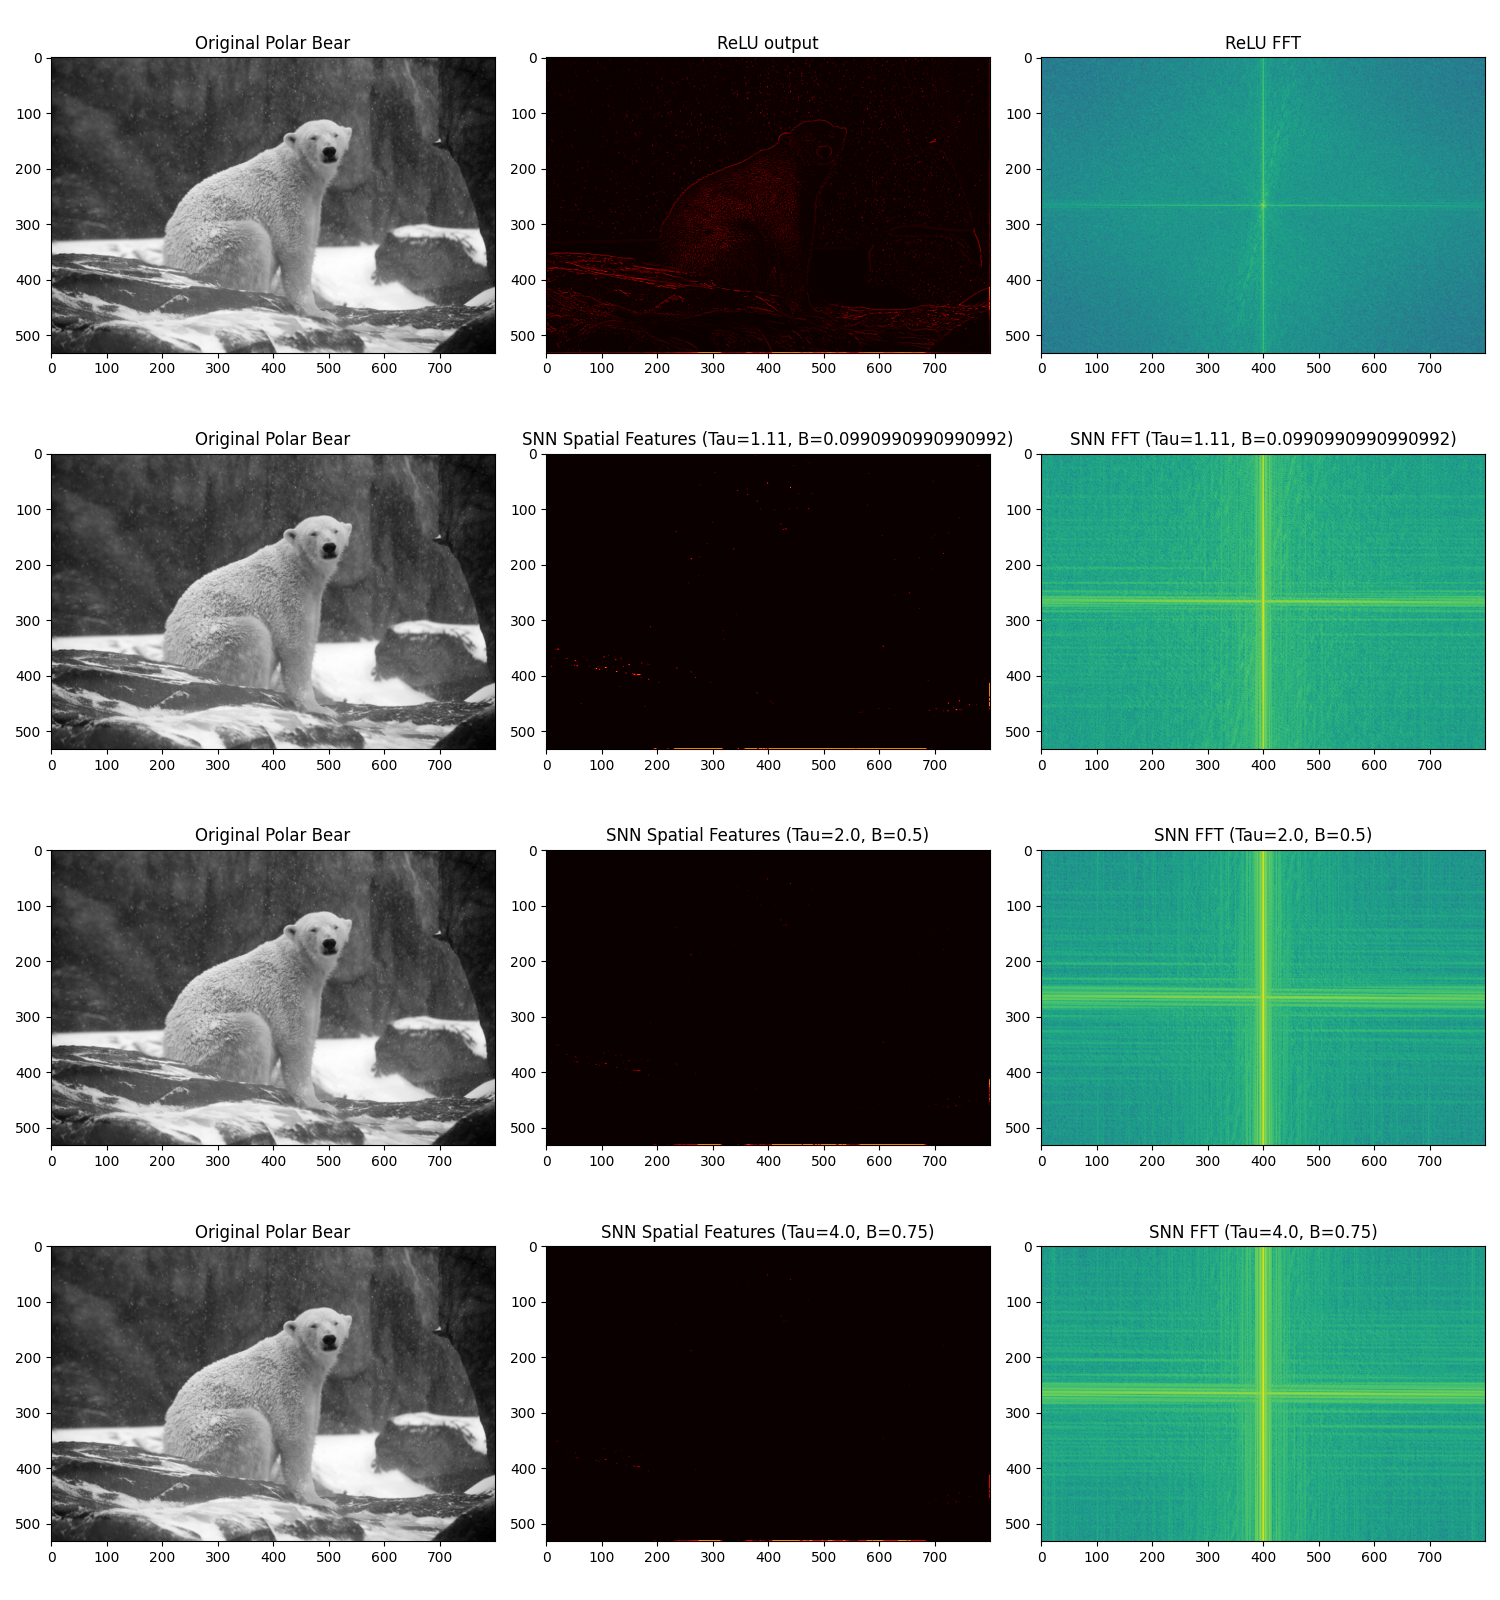

Recreate this plot in Python.
import torch
import torch.nn as nn
import matplotlib.pyplot as plt
from spikingjelly.clock_driven.neuron import MultiStepLIFNode #T = timesteps, B= batch size, C = channels
import math
from spikingjelly.clock_driven.neuron import MultiStepIFNode
import urllib.request
from PIL import Image, UnidentifiedImageError
import torchvision.transforms as transforms


"""This file currently replicates Figure 2 of the paper, showing the frequency response of the SNN"""

def load_image(T=16):
    """Downloads a polar bear image and prepares it for the SNN"""

    url = "https://upload.wikimedia.org/wikipedia/commons/2/20/Eisb%C3%A4r_%28Ursus_maritimus%29_im_Schnee.jpg"
    
    # Wikimedia requires a User-Agent header
    req = urllib.request.Request(url, headers={'User-Agent': 'Mozilla/5.0'})
    with urllib.request.urlopen(req) as response:
        with open("polar_bear.jpg", "wb") as f:
            f.write(response.read())

    # grayscale it
    img = Image.open("polar_bear.jpg").convert("L")

    preprocess = transforms.Compose([transforms.Resize((532, 800)), transforms.ToTensor()])

    # Prepare shape from [B, C, H, W] to [1, 1, 32, 32]
    img_tensor = preprocess(img).unsqueeze(0)

    spiking_input = img_tensor.repeat(T, 1, 1, 1, 1)

    return img_tensor, spiking_input


def freq_analysis(tau_vals = [1.11, 2.0, 4.0], T=16):
    #tau_vals correspon to beta values [0.1, 0.5, 0.75]
    static_img,spiking_img = load_image(T)

    # use Laplacian edge-detector (a filter which is a specific weight matrix below) to strongly pick up high frequencies

    conv = nn.Conv2d(1, 1, kernel_size=3, padding=1, bias=False)
    conv.weight.data = torch.tensor([[[[-1., -1., -1.], [-1., 8., -1.], [-1., -1., -1.]]]])

    fig, axes = plt.subplots(len(tau_vals) + 1, 3, figsize=(15, 4 * (len(tau_vals) + 1)))

    # ANN basline with ReLU ===============================
    relu = nn.ReLU()
    
    # pass 2d static image: conv -> relu
    relu_out = relu(conv(static_img))

    # 2d FFT on ReLU feature map. Using fftshift to put low freqs in the center

    relu_fft = torch.fft.fftshift(torch.fft.fft2(relu_out.squeeze()))

    # Log scale for viewing 2d freq. spectrums
    relu_amp = torch.log(torch.abs(relu_fft) + 1e-8)

    axes[0, 0].imshow(static_img.squeeze(), cmap="gray")
    axes[0, 0].set_title("Original Polar Bear")

    axes[0, 1].imshow(relu_out.squeeze().detach().numpy(), cmap='hot')
    axes[0, 1].set_title("ReLU output")

    axes[0, 2].imshow(relu_amp.detach().numpy(), cmap='viridis')
    axes[0, 2].set_title("ReLU FFT")

    


    # SNN pipeline (LIF) ==============================

    for i, tau in enumerate(tau_vals):
        lif = MultiStepLIFNode(tau=tau, detach_reset=True, backend="torch")

        # pass spiking image: conv -> lif
        # first apply conv to every time step
        conv_out_spiking = conv(static_img).repeat(T, 1, 1, 1, 1)

        lif_out = lif(conv_out_spiking)
        lif.reset()

        # avg spikes over time to get final firing rate feature map

        lif_feature_map = lif_out.mean(0)

        # 2d FFT on LIF feature map
        lif_fft = torch.fft.fftshift(torch.fft.fft2(lif_feature_map.squeeze()))
        lif_amp = torch.log(torch.abs(lif_fft) + 1e-8)

        axes[i+1, 0].imshow(static_img.squeeze(), cmap="gray")
        axes[i+1, 0].set_title("Original Polar Bear")
        
        axes[i+1, 1].imshow(lif_feature_map.squeeze().detach().numpy(), cmap="hot")
        axes[i+1, 1].set_title(f"SNN Spatial Features (Tau={tau}, B={1-(1/tau)})")

        #feature cutoff
        axes[i+1, 2].imshow(lif_amp.detach().numpy(), cmap="viridis")
        axes[i+1, 2].set_title(f"SNN FFT (Tau={tau}, B={1-(1/tau)})")

    
    # SNN pipeline with IF =================

    #if_ = MultiStepIFNode()

    plt.tight_layout()
    plt.savefig("freq_analysis.png")
    plt.show()

if __name__ == "__main__":
    freq_analysis()
